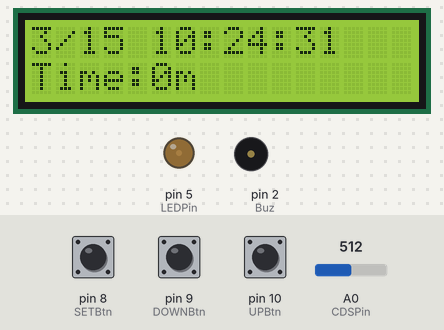
Bench run of a program on a simulated Arduino Uno, built with avr-gcc and run on an emulated ATmega328P. On the bench: 16×2 character LCD, output pins drawn as LEDs (lit = HIGH), buzzer (waves = sounding, pin HIGH). Inputs (shaded band) come from the test bench; at power-on: pin 8 (SETBtn) HIGH, A0 (CDSPin) = 512, pin 9 (DOWNBtn) HIGH, pin 10 (UPBtn) HIGH. The local clock reads 2024-03-15 10:24:30 at power-on unless the program sets it.

Above: at 1.2 s.
1.3 s: pin 8 (SETBtn) pulled LOW for 3.2 s
At 1.7 s:
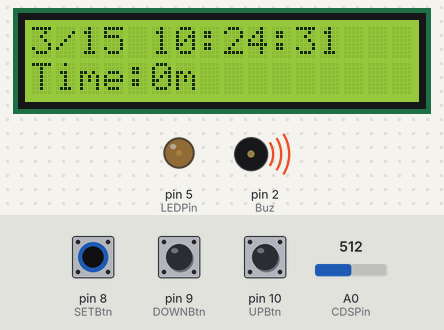
6.0 s: A0 (CDSPin) set to 716
At 6.8 s:
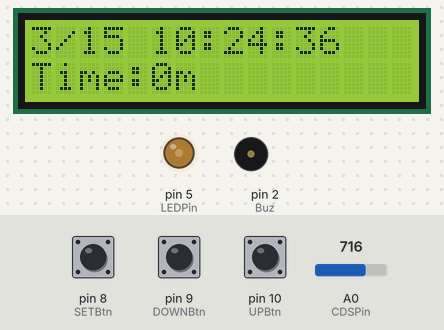
9.0 s: pin 8 (SETBtn) pulled LOW for 0.15 s
At 9.4 s:
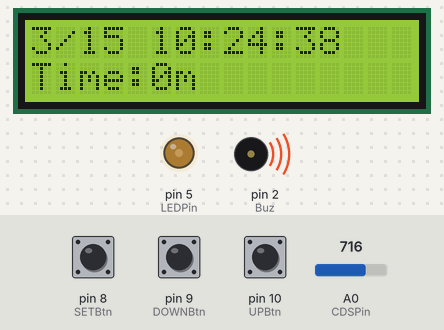
11.0 s: A0 (CDSPin) set to 1023
At 11.8 s:
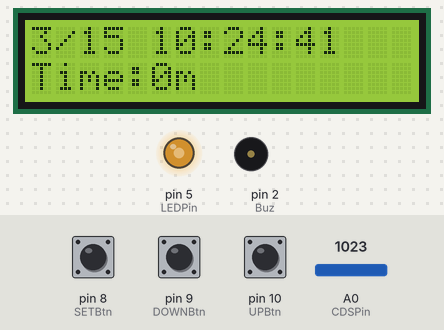
14.0 s: pin 8 (SETBtn) pulled LOW for 1 s
At 14.4 s:
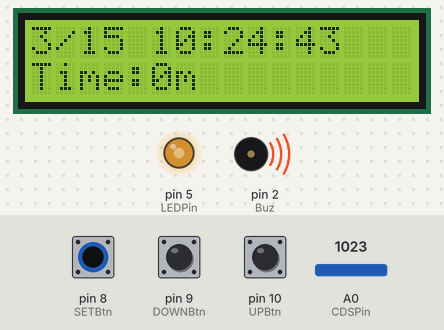
16.5 s: A0 (CDSPin) set to 306
At 17.8 s:
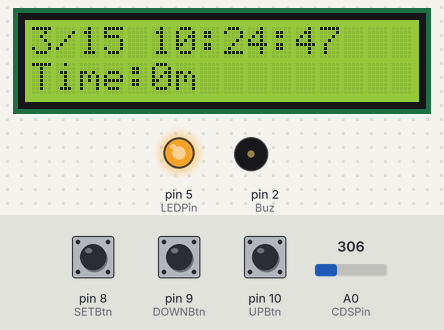
Timing chart, 0 to 19.5 s (numbered marks = the images above; inputs shaded):
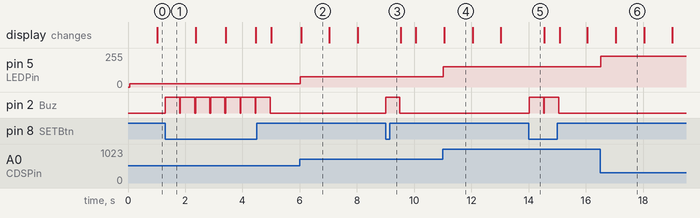

The program:

main.cpp
```cpp
#include <Arduino.h>
#include <Wire.h>
#include <LiquidCrystal_I2C.h>
#include <RTCLib.h>
#include <Adafruit_I2CDevice.h>
#include <SPI.h>

int CDSPin = 0;
int CDSVal = 0;
int LEDPin = 5;
int SETBtn = 8;
int DOWNBtn = 9;
int UPBtn = 10;
int Buz = 2;

int time = 0;
int timeSet = 0;

RTC_DS3231 rtc;
LiquidCrystal_I2C lcd(0x27, 16, 2);

void setup()
{
  Serial.begin(9600);
  Wire.begin();
  lcd.init();
  lcd.backlight();

  pinMode(Buz, OUTPUT);
  pinMode(LEDPin, OUTPUT);
  pinMode(SETBtn, INPUT);
  pinMode(DOWNBtn, INPUT);
  pinMode(UPBtn, INPUT);

  if (!rtc.begin())
  {
    Serial.println("无法找到 DS3231 RTC 模块");
    while (1)
      ;
  }

  // 如果 RTC 电源丢失，则设置时间
  if (rtc.lostPower())
  {
    Serial.println("RTC 电源故障，正在设置时间！");
    // 设置时间为编译时的时间
    rtc.adjust(DateTime(F(__DATE__), F(__TIME__)));
  }
}

void loop()
{

  if (digitalRead(UPBtn) == LOW)
  {
    time += 1;
    delay(200);
  }

  if (digitalRead(DOWNBtn) == LOW)
  {
    if (time > 0)
    {
      time -= 1;
      delay(200);
    }
  }

  if (digitalRead(SETBtn) == LOW)
  {
    if (timeSet == 0)
    {
      digitalWrite(Buz, HIGH);
      delay(500);
      digitalWrite(Buz, LOW);
      timeSet = time * 60;
    }
  }

  if (timeSet > 0)
  {
    timeSet -= 1;
    delay(1000);
    if (timeSet == 0)
    {
      digitalWrite(Buz, HIGH);
      delay(1000);
      digitalWrite(Buz, LOW);
      timeSet = 0;
    }
  }

  DateTime now = rtc.now();
  CDSVal = analogRead(CDSPin);
  // Serial.println(CDSVal);
  analogWrite(LEDPin, (CDSVal - 400 - 10) / 4);
  lcd.setCursor(0, 0);
  lcd.print(now.month());
  lcd.print("/");
  lcd.print(now.day());
  lcd.print(" ");
  lcd.print(now.hour());
  lcd.print(":");
  lcd.print(now.minute());
  lcd.print(":");
  lcd.print(now.second());
  lcd.print("   ");

  if (timeSet == 0)
  {
    lcd.setCursor(0, 1);
    lcd.print("Time:");
    lcd.print(time);
    lcd.print("m");
    lcd.print("   ");
  }
  else
  {
    lcd.setCursor(0, 1);
    lcd.print("Time:");
    lcd.print(timeSet);
    lcd.print("s");
    lcd.print("   ");
  }
}
```

Measured:
- after the input at 1.3 s, pin 2 (Buz): alternates HIGH for 0.50 s and LOW for 0.03 s, 14 changes in all, then stays LOW, starting at once
- after the input at 6.0 s, pin 5 (LEDPin): 25/255 → 76/255 at once
- after the input at 9.0 s, pin 2 (Buz): LOW → HIGH at once, → LOW 0.50 s later
- after the input at 11.0 s, pin 5 (LEDPin): 76/255 → 153/255 at once
- after the input at 14.0 s, pin 2 (Buz): alternates HIGH for 0.50 s and LOW for 0.03 s, 4 changes in all, then stays LOW, starting at once
- after the input at 16.5 s, pin 5 (LEDPin): 153/255 → 230/255 at once
- what the display in image 2 shows lasts 1.0 s, from 6.0 s to 7.0 s
